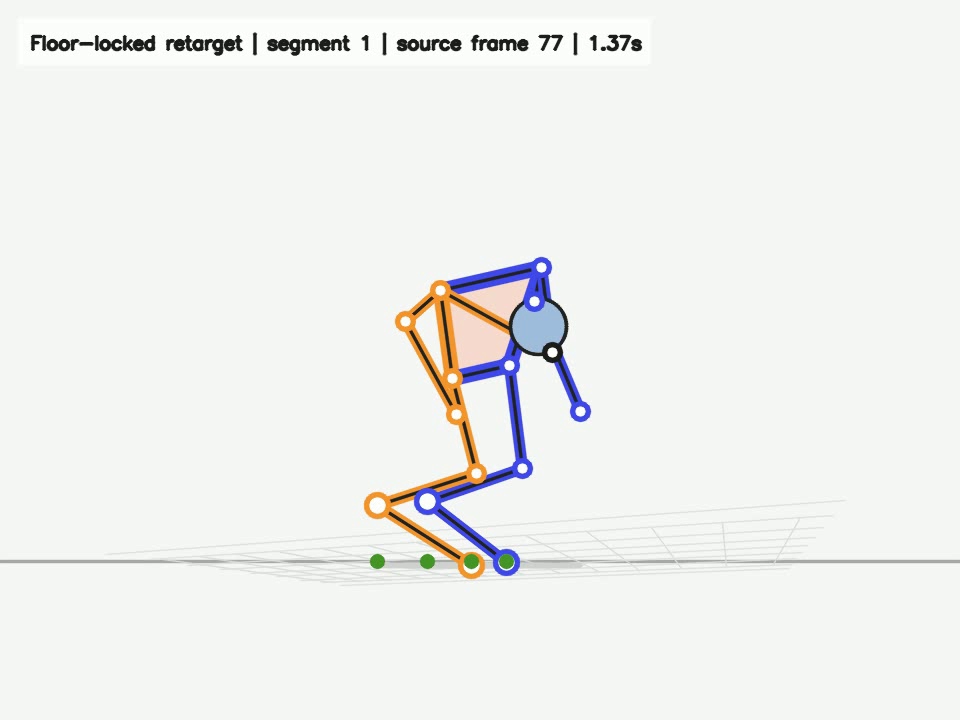
#> input picture frame 36 of outputs/newone_floor_locked_retarget_preview.mp4, 960 x 720 px
$ python make_floor_locked_comparison.py
#> lines starting #> are read from the running program, lines starting #| are printed output that depends on the picture; pictures that were not available may be replaced by others from this repository, and a replacement may not be noted
import argparse
from pathlib import Path

import cv2
import numpy as np


def main():
    parser = argparse.ArgumentParser(description="Create side-by-side source and retarget preview.")
    parser.add_argument("--source", default="outputs/newone_skeleton.mp4")
    parser.add_argument("--retarget", default="outputs/newone_floor_locked_retarget_preview.mp4")
    parser.add_argument("--segments", default="outputs/newone_selected_segments.json")
    parser.add_argument("--output", default="outputs/newone_floor_locked_comparison.mp4")
    parser.add_argument("--width", type=int, default=1280)
    parser.add_argument("--height", type=int, default=720)
    parser.add_argument("--fps", type=float, default=30.0)
    args = parser.parse_args()

    import json
    payload = json.loads(Path(args.segments).read_text(encoding="utf-8"))
#> (reads outputs/newone_selected_segments.json from the repository)
    source_fps = payload["fps"]
    source_frames = []
    for segment in payload["segments"]:
        source_frames.extend(range(segment["start_frame"], segment["end_frame"], 2))
    # Match retarget pauses between segments.
    expanded_source_frames = []
    current_seg = 1
    pos = 0
    for segment in payload["segments"]:
        if current_seg > 1:
            expanded_source_frames.extend([None] * 12)
        expanded_source_frames.extend(range(segment["start_frame"], segment["end_frame"], 2))
        current_seg += 1

    src = cv2.VideoCapture(args.source)
    ret = cv2.VideoCapture(args.retarget)
    writer = cv2.VideoWriter(str(args.output), cv2.VideoWriter_fourcc(*"mp4v"), args.fps, (args.width, args.height))
    if not writer.isOpened():
        raise RuntimeError(args.output)

    left_w = args.width // 2
    right_w = args.width - left_w
    frame_idx = 0
    last_src = None
    while True:
        ok_ret, ret_frame = ret.read()
#> ret_frame is the input picture: shape (720, 960, 3); mean B, G, R 237.9, 240.4, 239.2
        if not ok_ret:
            break
        if frame_idx < len(expanded_source_frames) and expanded_source_frames[frame_idx] is not None:
            src.set(cv2.CAP_PROP_POS_FRAMES, expanded_source_frames[frame_idx])
            ok_src, src_frame = src.read()
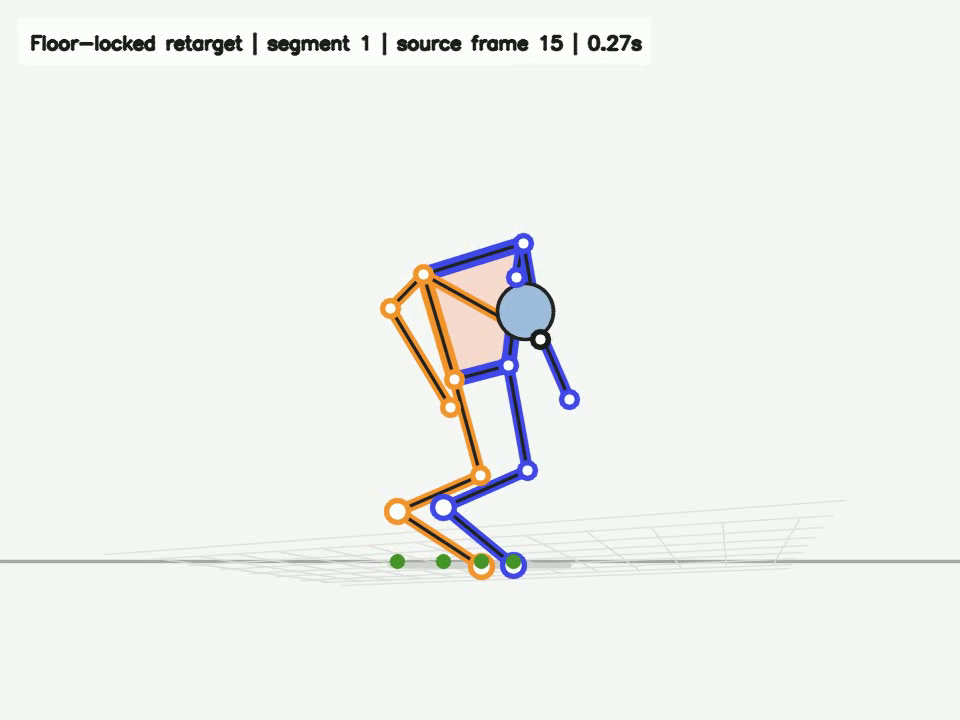
#> input picture frame 5 of outputs/newone_floor_locked_retarget_preview.mp4, 960 x 720 px, given in place of newone_skeleton.mp4, which was not available
#> src_frame is the input picture: shape (720, 960, 3); mean B, G, R 237.6, 240.2, 239.1
            if ok_src:
                last_src = src_frame
        if last_src is None:
            last_src = np.full((1280, 720, 3), 245, np.uint8)

        left = cv2.resize(last_src, (left_w, args.height))
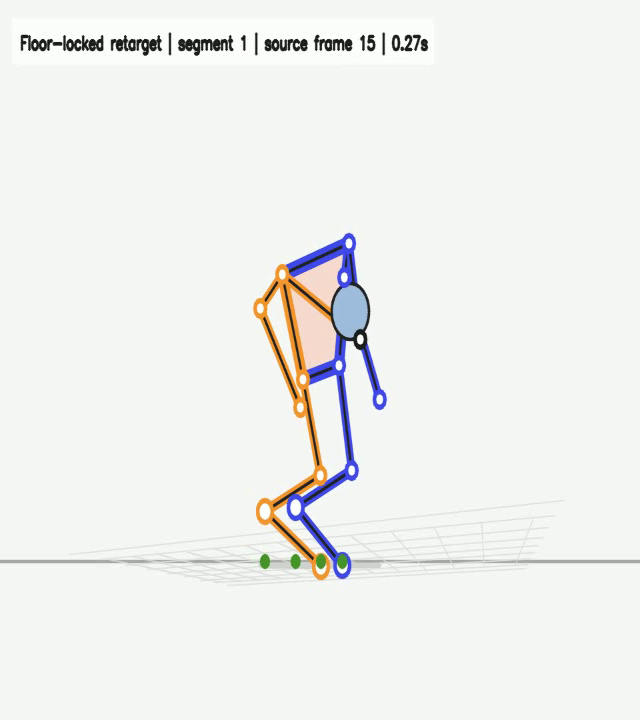
#> left: shape (720, 640, 3); mean B, G, R 237.7, 240.3, 239.1
        right = cv2.resize(ret_frame, (right_w, args.height))
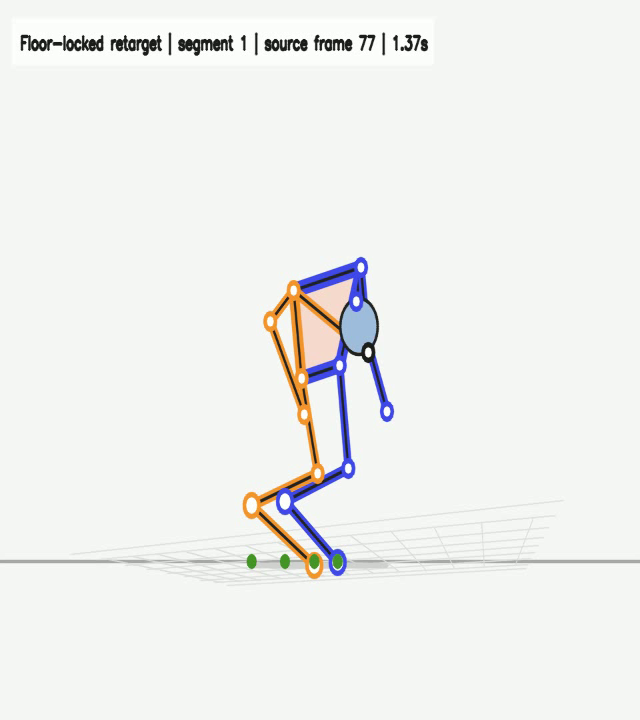
#> right: shape (720, 640, 3); mean B, G, R 237.9, 240.4, 239.2
        canvas = np.hstack([left, right])
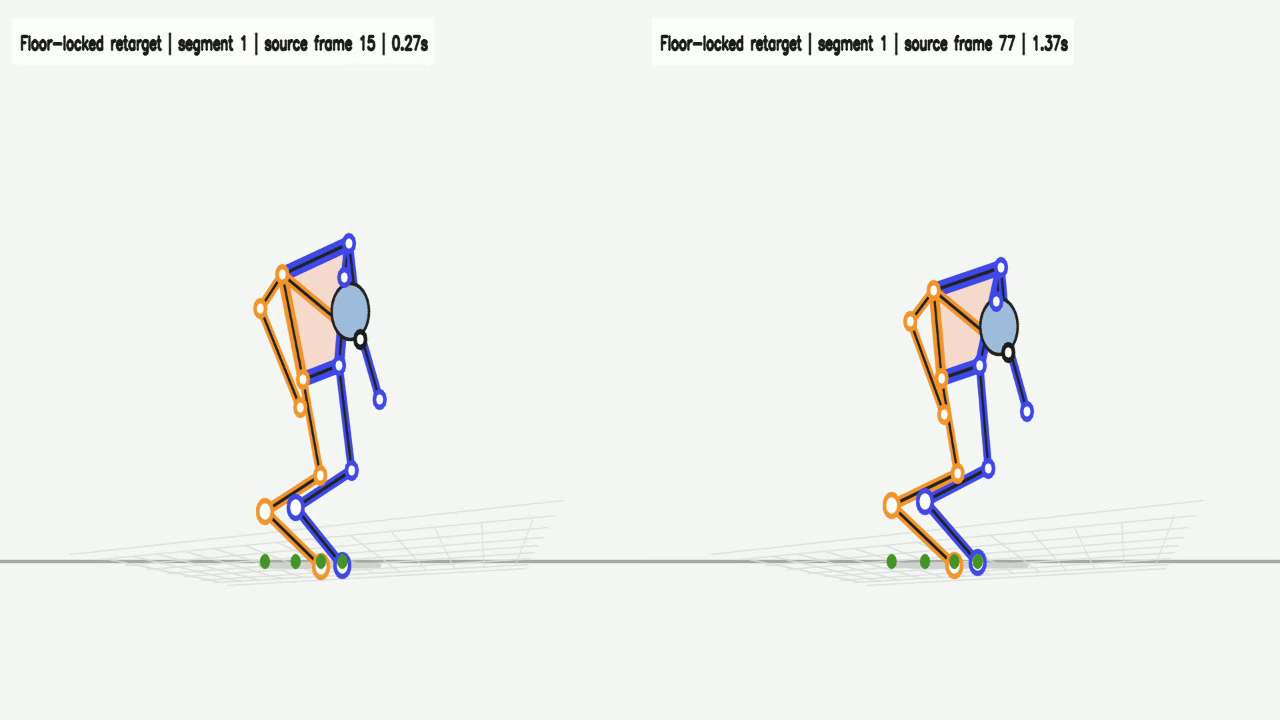
#> canvas: shape (720, 1280, 3); mean B, G, R 237.8, 240.3, 239.1
        cv2.line(canvas, (left_w, 0), (left_w, args.height), (30, 30, 30), 3)
        cv2.rectangle(canvas, (20, 18), (260, 58), (255, 255, 255), -1)
        cv2.putText(canvas, "source skeleton", (32, 47), cv2.FONT_HERSHEY_SIMPLEX, 0.65, (30, 30, 30), 2, cv2.LINE_AA)
        cv2.rectangle(canvas, (left_w + 20, 18), (left_w + 350, 58), (255, 255, 255), -1)
        cv2.putText(canvas, "floor-locked retarget", (left_w + 32, 47), cv2.FONT_HERSHEY_SIMPLEX, 0.65, (30, 30, 30), 2, cv2.LINE_AA)
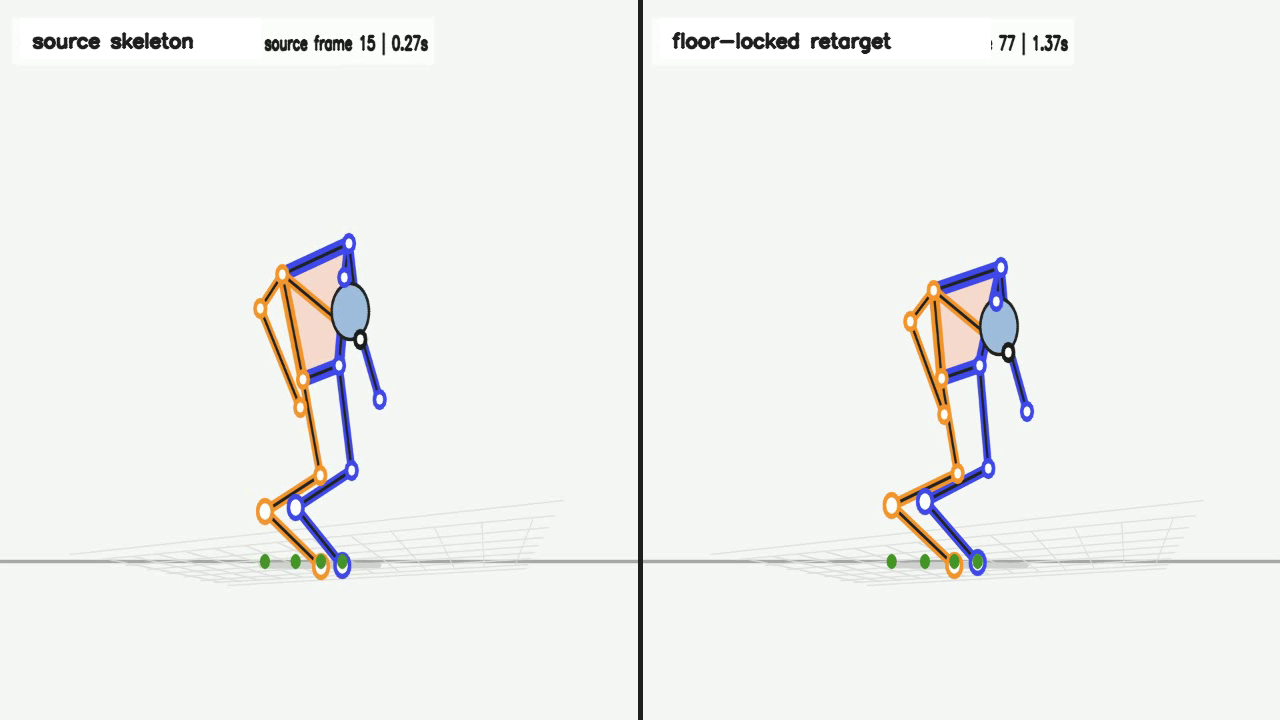
#> canvas: shape (720, 1280, 3); mean B, G, R 237.4, 239.8, 238.7
        writer.write(canvas)
        frame_idx += 1

    src.release()
    ret.release()
    writer.release()
    print(f"Saved: {args.output}")
    print(f"Frames: {frame_idx}")


if __name__ == "__main__":
    main()
